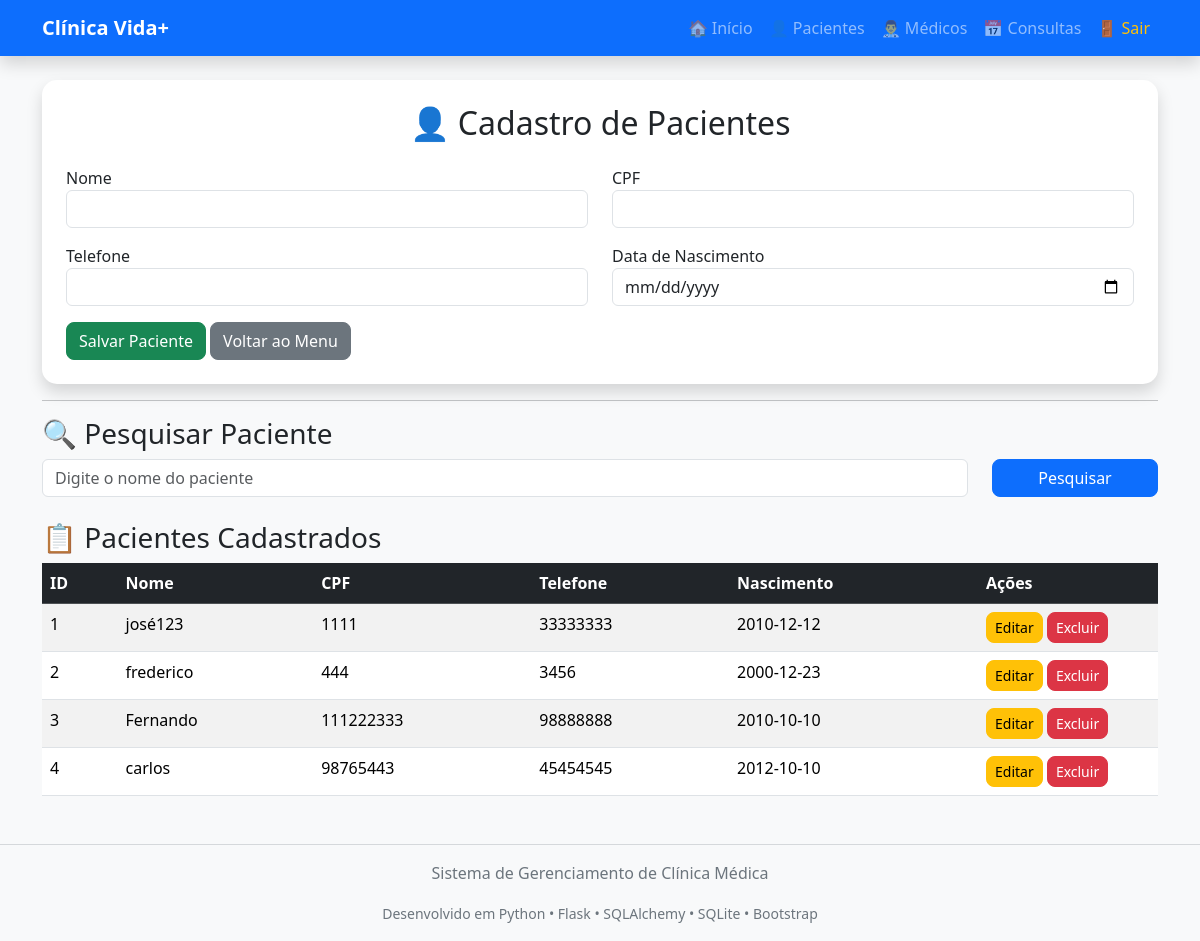
/pacientes, run on an earlier commit of the app's database.
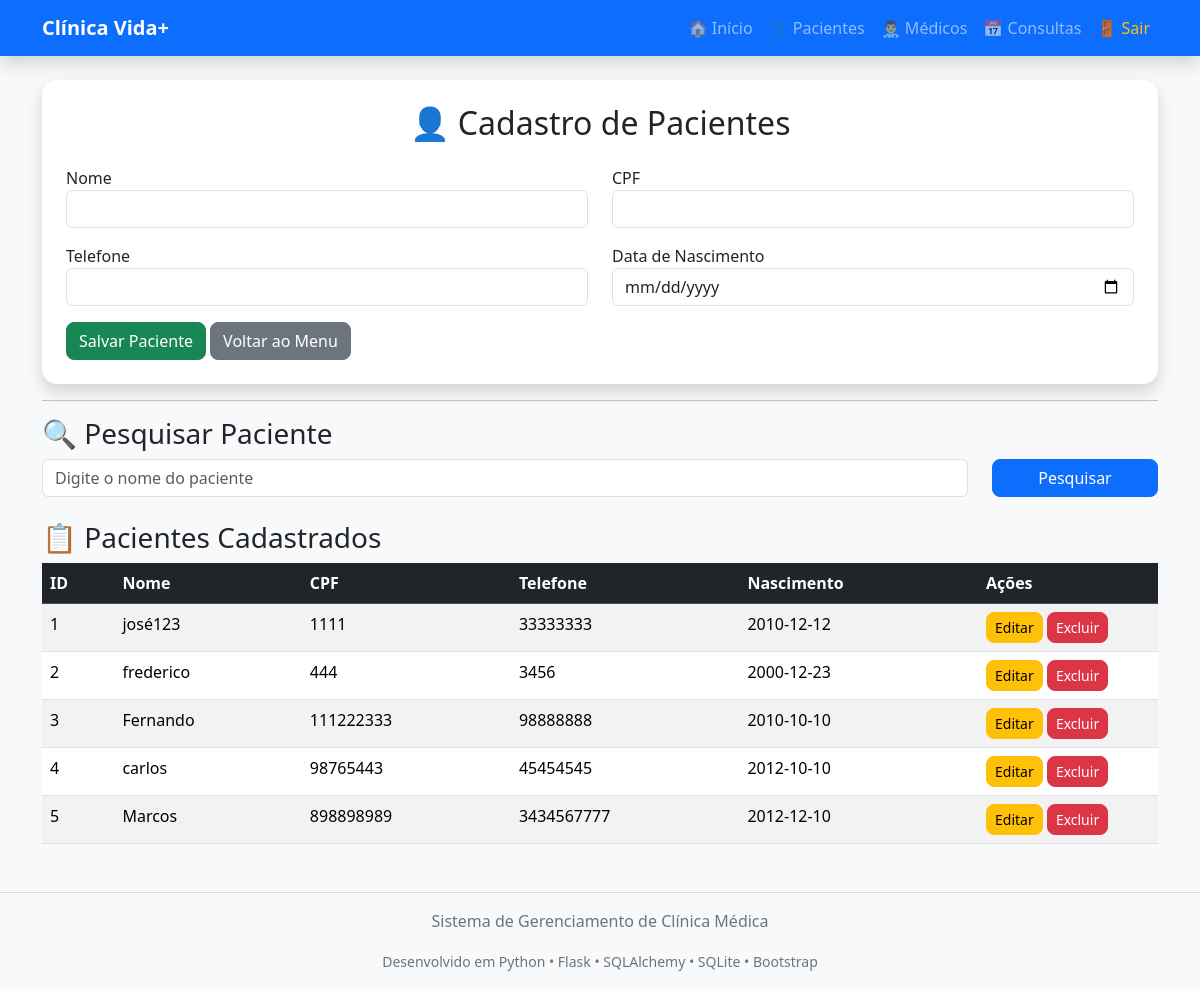
And on a later commit of the database.
### models/paciente.py (models this page shows)
class Paciente(db.Model):
    __tablename__ = "pacientes"
    id = db.Column(db.Integer, primary_key=True)
    nome = db.Column(db.String(100), nullable=False)
    cpf = db.Column(db.String(14), unique=True, nullable=False)
    telefone = db.Column(db.String(20))
    nascimento = db.Column(db.String(10))

### app.py (the view)
@app.route("/pacientes")
def pacientes():
    pesquisa = request.args.get("pesquisa", "")
    if pesquisa:
        lista = Paciente.query.filter(
            Paciente.nome.contains(pesquisa)
        ).all()
    else:
        lista = Paciente.query.all()
    return render_template(
        "pacientes.html",
        pacientes=lista,
        pesquisa=pesquisa
    )

### templates/pacientes.html
{% extends 'base.html' %}
{% block conteudo %}
<div class="card shadow p-4">
    <h2 class="text-center mb-4">
        👤 Cadastro de Pacientes
    </h2>
    <form action="/salvar_paciente" method="POST">
        <div class="row">
            <div class="col-md-6 mb-3">
                <label>Nome</label>
                <input
                    type="text"
                    name="nome"
                    class="form-control"
                    required>
            </div>
            <div class="col-md-6 mb-3">
                <label>CPF</label>
                <input
                    type="text"
                    name="cpf"
                    class="form-control"
                    required>
            </div>
        </div>
        <div class="row">
            <div class="col-md-6 mb-3">
                <label>Telefone</label>
                <input
                    type="text"
                    name="telefone"
                    class="form-control">
            </div>
            <div class="col-md-6 mb-3">
                <label>Data de Nascimento</label>
                <input
                    type="date"
                    name="nascimento"
                    class="form-control">
            </div>
        </div>
        <button class="btn btn-success">
            Salvar Paciente
        </button>
        <a href="/menu" class="btn btn-secondary">
            Voltar ao Menu
        </a>
    </form>
</div>
<hr>
<h3>🔍 Pesquisar Paciente</h3>
<form method="GET" action="/pacientes" class="row mb-4">
    <div class="col-md-10">
        <input
            type="text"
            class="form-control"
            name="pesquisa"
            placeholder="Digite o nome do paciente"
            value="{{ pesquisa }}">
    </div>
    <div class="col-md-2">
        <button class="btn btn-primary w-100">
            Pesquisar
        </button>
    </div>
</form>
<h3>📋 Pacientes Cadastrados</h3>
<table class="table table-striped table-hover">
    <thead class="table-dark">
        <tr>
            <th>ID</th>
            <th>Nome</th>
            <th>CPF</th>
            <th>Telefone</th>
            <th>Nascimento</th>
            <th width="180">Ações</th>
        </tr>
    </thead>
    <tbody>
    {% for paciente in pacientes %}
        <tr>
            <td>{{ paciente.id }}</td>
            <td>{{ paciente.nome }}</td>
            <td>{{ paciente.cpf }}</td>
            <td>{{ paciente.telefone }}</td>
            <td>{{ paciente.nascimento }}</td>
            <td>
                <a
                    href="/editar/{{ paciente.id }}"
                    class="btn btn-warning btn-sm">
                    Editar
                </a>
                <a
                    href="/excluir/{{ paciente.id }}"
                    class="btn btn-danger btn-sm"
                    onclick="return confirm('Deseja excluir este paciente?')">
                    Excluir
                </a>
            </td>
        </tr>
    {% else %}
        <tr>
            <td colspan="6" class="text-center">
                Nenhum paciente cadastrado.
            </td>
        </tr>
    {% endfor %}
    </tbody>
</table>
{% endblock %}

What changed in the data, as far as the page shows it:
added Paciente: id "5", nome "Marcos", cpf "898898989", telefone "3434567777", nascimento "2012-12-10"
